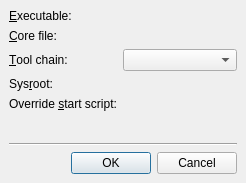
<?xml version="1.0" encoding="UTF-8"?>
<ui version="4.0">
 <class>Debugger::Internal::AttachCoreDialog</class>
 <widget class="QDialog" name="Debugger::Internal::AttachCoreDialog">
  <property name="geometry">
   <rect>
    <x>0</x>
    <y>0</y>
    <width>246</width>
    <height>183</height>
   </rect>
  </property>
  <property name="windowTitle">
   <string>Start Debugger</string>
  </property>
  <layout class="QVBoxLayout">
   <property name="spacing">
    <number>6</number>
   </property>
   <property name="margin">
    <number>9</number>
   </property>
   <item>
    <layout class="QFormLayout" name="formLayout">
     <property name="horizontalSpacing">
      <number>6</number>
     </property>
     <property name="verticalSpacing">
      <number>6</number>
     </property>
     <property name="margin">
      <number>0</number>
     </property>
     <item row="0" column="0">
      <widget class="QLabel" name="execLabel">
       <property name="text">
        <string>&amp;Executable:</string>
       </property>
       <property name="buddy">
        <cstring>execFileName</cstring>
       </property>
      </widget>
     </item>
     <item row="0" column="1">
      <widget class="Utils::PathChooser" name="execFileName" native="true"/>
     </item>
     <item row="1" column="0">
      <widget class="QLabel" name="coreLabel">
       <property name="text">
        <string>&amp;Core file:</string>
       </property>
       <property name="buddy">
        <cstring>coreFileName</cstring>
       </property>
      </widget>
     </item>
     <item row="1" column="1">
      <widget class="Utils::PathChooser" name="coreFileName" native="true"/>
     </item>
     <item row="2" column="0">
      <widget class="QLabel" name="toolchainLabel">
       <property name="text">
        <string>&amp;Tool chain:</string>
       </property>
       <property name="buddy">
        <cstring>toolchainComboBox</cstring>
       </property>
      </widget>
     </item>
     <item row="2" column="1">
      <widget class="Debugger::Internal::DebuggerToolChainComboBox" name="toolchainComboBox"/>
     </item>
     <item row="3" column="0">
      <widget class="QLabel" name="sysrootLabel">
       <property name="text">
        <string>Sys&amp;root:</string>
       </property>
       <property name="buddy">
        <cstring>sysrootPathChooser</cstring>
       </property>
      </widget>
     </item>
     <item row="3" column="1">
      <widget class="Utils::PathChooser" name="sysrootPathChooser" native="true"/>
     </item>
     <item row="4" column="0">
      <widget class="QLabel" name="overrideStartScriptLabel">
       <property name="text">
        <string>Override &amp;start script:</string>
       </property>
       <property name="buddy">
        <cstring>overrideStartScriptFileName</cstring>
       </property>
      </widget>
     </item>
     <item row="4" column="1">
      <widget class="Utils::PathChooser" name="overrideStartScriptFileName" native="true"/>
     </item>
    </layout>
   </item>
   <item>
    <spacer>
     <property name="orientation">
      <enum>Qt::Vertical</enum>
     </property>
     <property name="sizeHint" stdset="0">
      <size>
       <width>0</width>
       <height>0</height>
      </size>
     </property>
    </spacer>
   </item>
   <item>
    <widget class="Line" name="line">
     <property name="orientation">
      <enum>Qt::Horizontal</enum>
     </property>
    </widget>
   </item>
   <item>
    <widget class="QDialogButtonBox" name="buttonBox">
     <property name="orientation">
      <enum>Qt::Horizontal</enum>
     </property>
     <property name="standardButtons">
      <set>QDialogButtonBox::Cancel|QDialogButtonBox::Ok</set>
     </property>
    </widget>
   </item>
  </layout>
 </widget>
 <customwidgets>
  <customwidget>
   <class>Utils::PathChooser</class>
   <extends>QWidget</extends>
   <header location="global">utils/pathchooser.h</header>
   <container>1</container>
   <slots>
    <signal>editingFinished()</signal>
    <signal>browsingFinished()</signal>
   </slots>
  </customwidget>
  <customwidget>
   <class>Debugger::Internal::DebuggerToolChainComboBox</class>
   <extends>QComboBox</extends>
   <header>debuggertoolchaincombobox.h</header>
  </customwidget>
 </customwidgets>
 <resources/>
 <connections/>
</ui>
